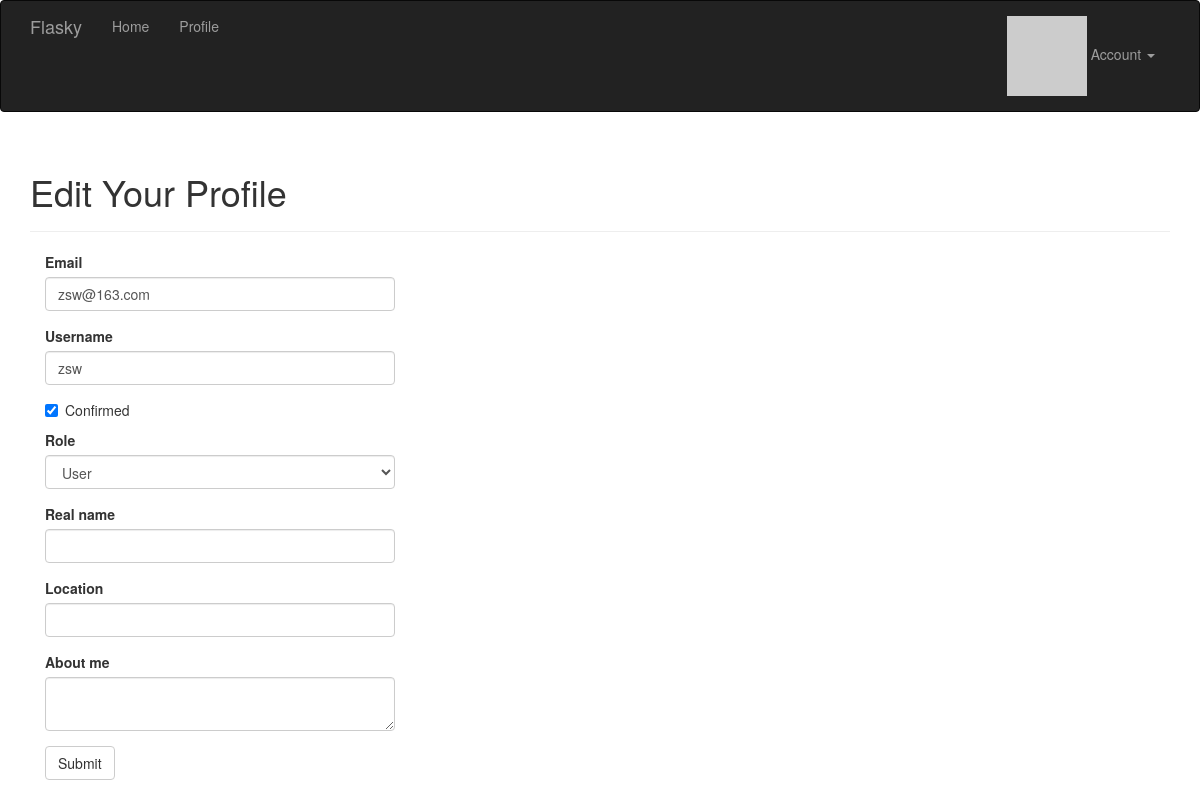
The page /edit-profile/2 (signed in) on the database its author committed.
### app/models.py (models this page shows, shortened)
class User(UserMixin, db.Model):
    __tablename__ = 'users'
    id = db.Column(db.Integer, primary_key=True)
    email = db.Column(db.String(64), unique=True, index=True)
    username = db.Column(db.String(64), unique=True, index=True)
    role_id = db.Column(db.Integer, db.ForeignKey('roles.id'))
    password_hash = db.Column(db.String(128))
    confirmed = db.Column(db.Boolean, default=False)
    name = db.Column(db.String(64))
    location = db.Column(db.String(64))
    about_me = db.Column(db.Text())
    member_since = db.Column(db.DateTime(), default=datetime.utcnow)
    last_seen = db.Column(db.DateTime(), default=datetime.utcnow)
    avatar_hash = db.Column(db.String(32))
    posts = db.relationship('Post', backref='author', lazy='dynamic')
    @property
    def password(self):
        raise AttributeError('password is not a readable attribute')
    def can(self, permissions):
        return self.role is not None and \
            (self.role.permissions & permissions) == permissions
    def ping(self):
        self.last_seen = datetime.utcnow()
        db.session.add(self)
    def gravatar(self, size=100, default='identicon', rating='g'):
        if request.is_secure:
            url = 'https://secure.gravatar.com/avatar'
        else:
            url = 'http://www.gravatar.com/avatar'
        hash = self.avatar_hash or hashlib.md5(
            self.email.encode('utf-8')).hexdigest()
        return '{url}/{hash}?s={size}&d={default}&r={rating}'.format(
            url=url, hash=hash, size=size, default=default, rating=rating)

### app/main/views.py (the view, shortened to what this page needs)
@main.route('/edit-profile/<int:id>', methods=['GET', 'POST'])
@login_required
@admin_required
def edit_profile_admin(id):
    user = User.query.get_or_404(id)
    form = EditProfileAdminForm(user=user)
    form.email.data = user.email
    form.username.data = user.username
    form.confirmed.data = user.confirmed
    form.role.data = user.role_id
    form.name.data = user.name
    form.location.data = user.location
    form.about_me.data = user.about_me
    return render_template('edit_profile.html', form=form, user=user)

### app/main/forms.py (shortened to what this page needs)
class EditProfileAdminForm(Form):
    email = StringField('Email', validators=[Required(), Length(1, 64),
                                             Email()])
    username = StringField('Username', validators=[
        Required(), Length(1, 64), Regexp('^[A-Za-z][A-Za-z0-9_.]*$', 0,
                                          'Usernames must have only letters, '
                                          'numbers, dots or underscores')])
    confirmed = BooleanField('Confirmed')
    role = SelectField('Role', coerce=int)
    name = StringField('Real name', validators=[Length(0, 64)])
    location = StringField('Location', validators=[Length(0, 64)])
    about_me = TextAreaField('About me')
    submit = SubmitField('Submit')
    def __init__(self, user, *args, **kwargs):
        super(EditProfileAdminForm, self).__init__(*args, **kwargs)
        self.role.choices = [(role.id, role.name)
                             for role in Role.query.order_by(Role.name).all()]
        self.user = user

### app/auth/views.py (called while the page is built)
@auth.before_app_request
def before_request():
    if current_user.is_authenticated:
        current_user.ping()
        if not current_user.confirmed \
                and request.endpoint[:5] != 'auth.' \
                and request.endpoint != 'static':
            return redirect(url_for('auth.unconfirmed'))

### app/main/__init__.py (called while the page is built)
@main.app_context_processor
def inject_permissions():
    return dict(Permission=Permission)

### app/models.py (called while the page is built)
@login_manager.user_loader
def load_user(user_id):
    return User.query.get(int(user_id))

### app/templates/edit_profile.html (shortened to what this page needs)
{% extends "base.html" %}
{% import "bootstrap/wtf.html" as wtf %}
{% block page_content %}
<div class="page-header">
    <h1>Edit Your Profile</h1>
</div>
<div class="col-md-4">
    {{ wtf.quick_form(form) }}
</div>
{% endblock %}

### app/templates/bootstrap/wtf.html (shortened to what this page needs)
{% macro _hz_form_wrap(horizontal_columns, form_type, add_group=False, required=False) %}
{{caller()}}
{% endmacro %}
{% macro form_field(field,
                    form_type="basic",
                    horizontal_columns=('lg', 2, 10),
                    button_map={}) %}
{% if field.flags.required and not required in kwargs %}
{% set kwargs = dict(required=True, **kwargs) %}
{% endif %}
{% if field.widget.input_type == 'checkbox' %}
  {% call _hz_form_wrap(horizontal_columns, form_type, True, required=required) %}
    <div class="checkbox">
      <label>
        {{field()|safe}} {{field.label.text|safe}}
      </label>
    </div>
  {% endcall %}
{%- elif field.type == 'SubmitField' -%}
  {% set field_kwargs = kwargs %}
  {% call _hz_form_wrap(horizontal_columns, form_type, True, required=required) %}
    {{field(class='btn btn-%s' % button_map.get(field.name, 'default'),
            **field_kwargs)}}
  {% endcall %}
{% else -%}
  <div class="form-group {% if field.errors %} has-error{% endif -%}
                         {%- if field.flags.required %} required{% endif -%}
  ">
      {%- if form_type == "inline" %}
        {{field.label(class="sr-only")|safe}}
        {% if field.type == 'FileField' %}
          {{field(**kwargs)|safe}}
        {% else %}
          {{field(class="form-control", **kwargs)|safe}}
        {% endif %}
      {%- else -%}
        {{field.label(class="control-label")|safe}}
        {% if field.type == 'FileField' %}
          {{field(**kwargs)|safe}}
        {% else %}
          {{field(class="form-control", **kwargs)|safe}}
        {% endif %}
      {%- endif %}
  </div>
{% endif %}
{% endmacro %}
{% macro quick_form(form,
                    action="",
                    method="post",
                    extra_classes=None,
                    role="form",
                    form_type="basic",
                    horizontal_columns=('lg', 2, 10),
                    enctype=None,
                    button_map={},
                    id="") %}
{%- set _enctype = [] %}
{%- if enctype is none -%}
  {%- for field in form %}
    {%- if field.type == 'FileField' %}
      {%- set _ = _enctype.append('multipart/form-data') -%}
    {%- endif %}
  {%- endfor %}
{%- else %}
  {% set _ = _enctype.append(enctype) %}
{%- endif %}
<form
  {%- if action != None %} action="{{action}}"{% endif -%}
  {%- if method %} method="{{method}}"{% endif %}
  class="form
  "
  {%- if role %} role="{{role}}"{% endif -%}
  >
  {%- for field in form %}
    {% if not bootstrap_is_hidden_field(field) -%}
      {{ form_field(field,
                    form_type=form_type,
                    horizontal_columns=horizontal_columns,
                    button_map=button_map) }}
    {%- endif %}
  {%- endfor %}
</form>
{%- endmacro %}

### rows shown on the page
User: email "zsw@163.com" "zsw" "User", confirmed "☑"

### other values the page prints
{{ field.label(class="control-label")|safe }} "Email" "Username" "Role" "Real name" "Location" "About me"
{{ field.label.text|safe }} "Confirmed"
